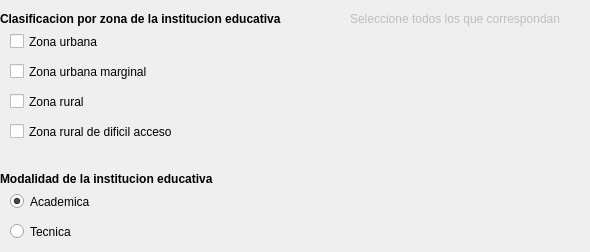
      <widget class="QWidget" name="tabWidgetPage1">
       <attribute name="title">
        <string>1 de 9</string>
       </attribute>
       <widget class="QLabel" name="label_7">
        <property name="geometry">
         <rect>
          <x>0</x>
          <y>10</y>
          <width>331</width>
          <height>18</height>
         </rect>
        </property>
        <property name="font">
         <font>
          <weight>75</weight>
          <bold>true</bold>
         </font>
        </property>
        <property name="text">
         <string>Clasificacion por zona de la institucion educativa</string>
        </property>
       </widget>
       <widget class="QCheckBox" name="zonaurbana">
        <property name="geometry">
         <rect>
          <x>10</x>
          <y>30</y>
          <width>121</width>
          <height>23</height>
         </rect>
        </property>
        <property name="text">
         <string>Zona urbana</string>
        </property>
       </widget>
       <widget class="QCheckBox" name="zonaurbanamarginada">
        <property name="geometry">
         <rect>
          <x>10</x>
          <y>60</y>
          <width>171</width>
          <height>23</height>
         </rect>
        </property>
        <property name="text">
         <string>Zona urbana marginal</string>
        </property>
       </widget>
       <widget class="QCheckBox" name="zonarural">
        <property name="geometry">
         <rect>
          <x>10</x>
          <y>90</y>
          <width>131</width>
          <height>23</height>
         </rect>
        </property>
        <property name="text">
         <string>Zona rural</string>
        </property>
       </widget>
       <widget class="QCheckBox" name="zonaruraldificil">
        <property name="geometry">
         <rect>
          <x>10</x>
          <y>120</y>
          <width>191</width>
          <height>23</height>
         </rect>
        </property>
        <property name="text">
         <string>Zona rural de dificil acceso</string>
        </property>
       </widget>
       <widget class="QLabel" name="label_8">
        <property name="enabled">
         <bool>false</bool>
        </property>
        <property name="geometry">
         <rect>
          <x>350</x>
          <y>10</y>
          <width>231</width>
          <height>18</height>
         </rect>
        </property>
        <property name="font">
         <font>
          <pointsize>9</pointsize>
          <underline>false</underline>
          <strikeout>false</strikeout>
         </font>
        </property>
        <property name="text">
         <string>Seleccione todos los que correspondan</string>
        </property>
       </widget>
       <widget class="QLabel" name="label_9">
        <property name="geometry">
         <rect>
          <x>0</x>
          <y>170</y>
          <width>301</width>
          <height>18</height>
         </rect>
        </property>
        <property name="font">
         <font>
          <weight>75</weight>
          <bold>true</bold>
         </font>
        </property>
        <property name="text">
         <string>Modalidad de la institucion educativa</string>
        </property>
       </widget>
       <widget class="QRadioButton" name="modalacademica">
        <property name="geometry">
         <rect>
          <x>10</x>
          <y>190</y>
          <width>106</width>
          <height>23</height>
         </rect>
        </property>
        <property name="text">
         <string>Academica</string>
        </property>
        <property name="checked">
         <bool>true</bool>
        </property>
       </widget>
       <widget class="QRadioButton" name="modaltecnica">
        <property name="geometry">
         <rect>
          <x>10</x>
          <y>220</y>
          <width>106</width>
          <height>23</height>
         </rect>
        </property>
        <property name="text">
         <string>Tecnica</string>
        </property>
       </widget>
      </widget>
